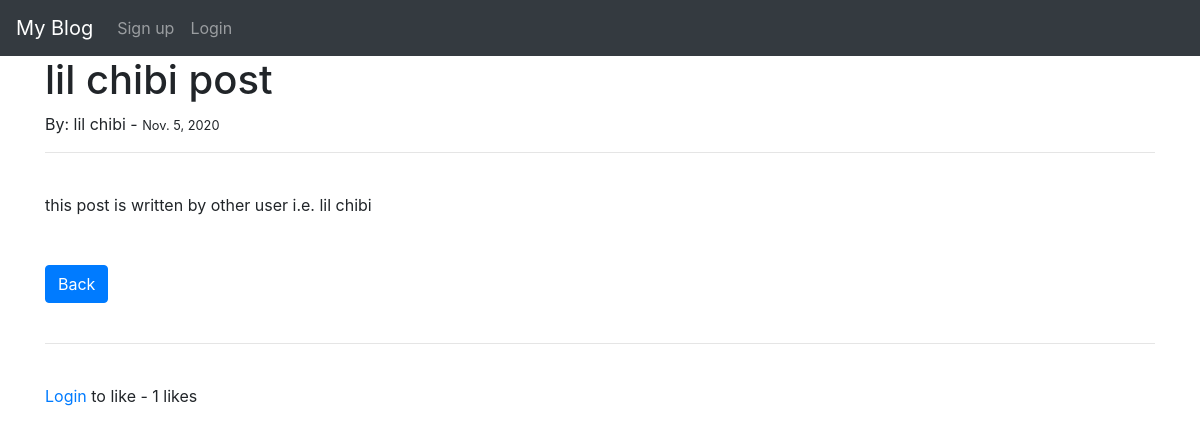
Page /article/6 on the committed database.
### blog_app/models.py (models this page shows, shortened)
class Post(models.Model):
    title = models.CharField(max_length=255)
    author = models.ForeignKey(User, on_delete=models.CASCADE)
    body = RichTextField(blank=True, null=True)
    post_date = models.DateField(auto_now_add=True)
    likes = models.ManyToManyField(User, related_name="blog_post")
    def total_likes(self):
        return self.likes.count()

### blog_app/views.py (the view)
# urls.py: path('article/<int:pk>', ArticleDetailView.as_view(), name='article_detail'),
class ArticleDetailView(DetailView):
    model = Post
    template_name = 'article_detail.html'
    def get_context_data(self, *args, **kwargs):
        context = super(ArticleDetailView, self).get_context_data(*args, **kwargs)
        stuff = get_object_or_404(Post, id = self.kwargs['pk'])
        total_likes = stuff.total_likes()
        liked = False
        if stuff.likes.filter(id = self.request.user.id).exists():
            liked = True
        context["total_likes"] = total_likes
        context["liked"] = liked
        return context

### templates/article_detail.html (shortened to what this page needs)
{% extends "base.html"%}
{% block content %}
<h1>{{ post.title }}</h1>
<p>By: {{ post.author.first_name }} {{ post.author.last_name }} - <small>{{ post.post_date }}</small></p>
<hr><br>
{{ post.body|safe }}
<br><br><br>
<a href="{% url 'home' %}" class="btn btn-primary">Back</a>
{% if user.is_authenticated %}
{% if user.id == post.author.id %}
<a href="{% url 'update_post' post.pk %}" class="btn btn-secondary">Edit</a>
<a href="{% url 'delete_post' post.pk %}" class="btn btn-danger">Delete</a>
{% endif %}
<br><br>
<hr><br>
<form action="{% url 'like_post' post.pk %}" method="POST">
    {% csrf_token %}
    {% if liked %}
    <button type="submit" name="post_id" value="{{ post.id }}" class="btn btn-danger btn-sm">Unlike</button>
    {% else %}
    <button type="submit" name="post_id" value="{{ post.id }}" class="btn btn-info btn-sm">Like</button>
    {% endif %}
    - {{ total_likes }} likes
</form>
{% else %}
<br><br>
<hr><br>
<p><a href="{% url 'login' %}">Login</a> to like - {{ total_likes }} likes</p>
{% endif %}
{% endblock %}

### rows in the picture
Post: title "lil chibi post", author.first_name "lil", author.last_name "chibi", post_date "Nov. 5, 2020", body "this post is written by other user i.e. lil chibi"

### other values in the picture
{{ total_likes }} "1"
